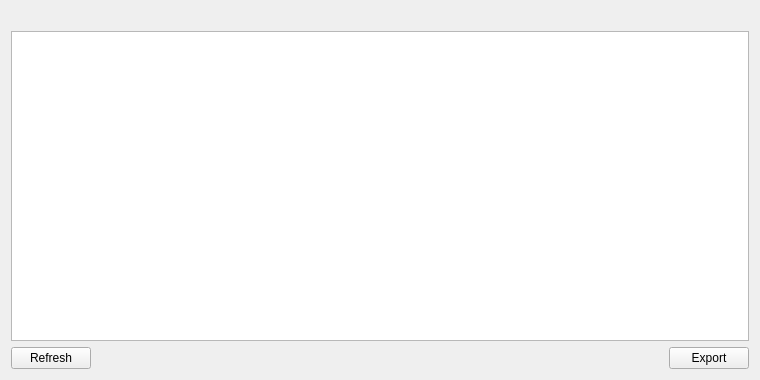
<?xml version="1.0" encoding="UTF-8"?>
<ui version="4.0">
 <class>MyWhitelistOfferDialog</class>
 <widget class="QWidget" name="MyWhitelistOfferDialog">
  <property name="geometry">
   <rect>
    <x>0</x>
    <y>0</y>
    <width>760</width>
    <height>380</height>
   </rect>
  </property>
  <property name="windowTitle">
   <string>My Offer Affiliates</string>
  </property>
  <layout class="QVBoxLayout" name="verticalLayout">
   <item>
    <widget class="QLabel" name="labelExplanation">
     <property name="textFormat">
      <enum>Qt::PlainText</enum>
     </property>
     <property name="wordWrap">
      <bool>true</bool>
     </property>
    </widget>
   </item>
   <item>
    <widget class="QTableView" name="tableView">
     <property name="contextMenuPolicy">
      <enum>Qt::CustomContextMenu</enum>
     </property>
     <property name="toolTip">
      <string/>
     </property>
     <property name="tabKeyNavigation">
      <bool>false</bool>
     </property>
     <property name="alternatingRowColors">
      <bool>true</bool>
     </property>
     <property name="selectionMode">
      <enum>QAbstractItemView::SingleSelection</enum>
     </property>
     <property name="selectionBehavior">
      <enum>QAbstractItemView::SelectRows</enum>
     </property>
     <property name="sortingEnabled">
      <bool>true</bool>
     </property>
     <attribute name="verticalHeaderVisible">
      <bool>false</bool>
     </attribute>
    </widget>
   </item>
   <item>
    <layout class="QHBoxLayout" name="horizontalLayout">
     <item>
      <widget class="QPushButton" name="refreshButton">
       <property name="maximumSize">
        <size>
         <width>16777215</width>
         <height>48</height>
        </size>
       </property>
       <property name="toolTip">
        <string>Refresh your affiliate list for this offer</string>
       </property>
       <property name="text">
        <string>Refresh</string>
       </property>
      </widget>
     </item>
     <item>
      <spacer name="horizontalSpacer">
       <property name="orientation">
        <enum>Qt::Horizontal</enum>
       </property>
       <property name="sizeHint" stdset="0">
        <size>
         <width>40</width>
         <height>20</height>
        </size>
       </property>
      </spacer>
     </item>
     <item>
      <widget class="QPushButton" name="exportButton">
       <property name="toolTip">
        <string>Export the data in the current tab to a file</string>
       </property>
       <property name="text">
        <string>Export</string>
       </property>
      </widget>
     </item>
    </layout>
   </item>
  </layout>
 </widget>
 <resources>
  <include location="../presidentielcoin.qrc"/>
 </resources>
 <connections/>
</ui>
